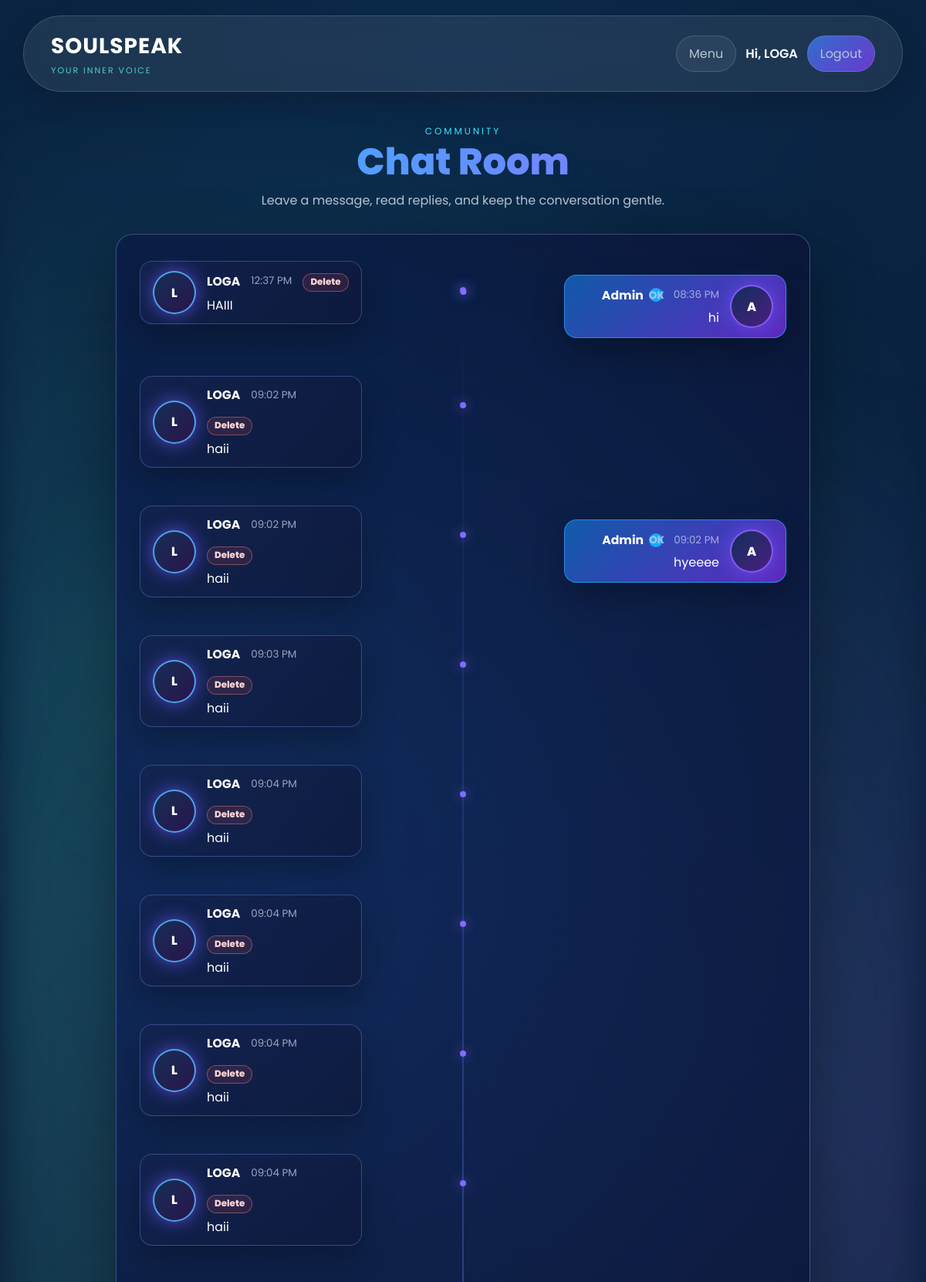
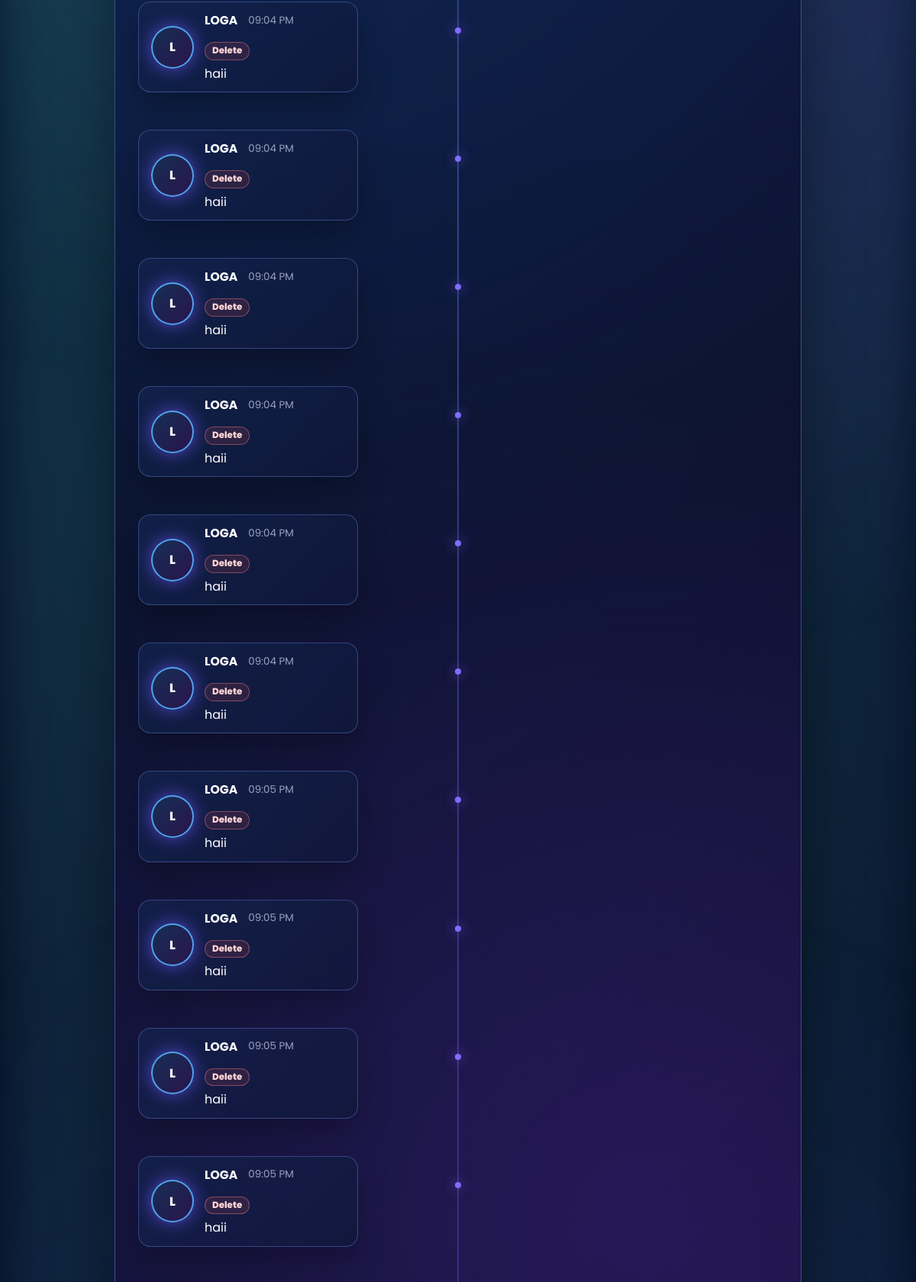
Page /chat (signed in, upper part) on the committed database (2 pictures, top to bottom).
### app.py (models this page shows)
class User(UserMixin, db.Model):
    id = db.Column(
        db.Integer,
        primary_key=True
    )
    username = db.Column(
        db.String(100),
        nullable=False
    )
    email = db.Column(
        db.String(150),
        unique=True,
        nullable=False
    )
    password = db.Column(
        db.String(100),
        nullable=False
    )

class Chat(db.Model):
    id = db.Column(
        db.Integer,
        primary_key=True
    )
    message = db.Column(
        db.Text,
        nullable=False
    )
    sender = db.Column(
        db.String(100),
        nullable=False
    )
    user_id = db.Column(
        db.Integer,
        db.ForeignKey('user.id')
    )
    recipient = db.Column(
        db.String(100),
        nullable=False,
        default='Admin'
    )
    reply_to = db.Column(
        db.Integer,
        db.ForeignKey('chat.id'),
        nullable=True
    )
    created_at = db.Column(
        db.DateTime,
        default=datetime.utcnow
    )
    user = db.relationship('User', backref='chats')

### app.py (the view, shortened to what this page needs)
@app.route('/chat', methods=['GET', 'POST'])
@login_required
def chat():
    admin_view = is_admin_user()
    repair_chat_user_ids()
    chat_users = []
    selected_chat_user = None
    if admin_view:
        chat_user_ids = [
            row[0]
            for row in db.session.query(Chat.user_id)
            .filter(Chat.user_id.isnot(None))
            .distinct()
            .all()
        ]
        chat_users = User.query.filter(User.id.in_(chat_user_ids)).order_by(User.username.asc()).all() if chat_user_ids else []
        selected_user_id = request.args.get('user_id', type=int)
        if selected_user_id:
            selected_chat_user = User.query.get(selected_user_id)
            if not selected_chat_user:
                flash('Selected chat user was not found.')
                return redirect(url_for('chat'))
        elif chat_users:
            selected_chat_user = chat_users[0]
        if selected_chat_user:
            all_messages = Chat.query.filter_by(
                user_id=selected_chat_user.id
            ).order_by(Chat.id.asc()).all()
        else:
            all_messages = []
    else:
        all_messages = Chat.query.filter_by(
            user_id=current_user.id
        ).order_by(Chat.id.asc()).all()
    originals = [m for m in all_messages if not m.reply_to]
    replies_map = {}
    for m in all_messages:
        if m.reply_to:
            replies_map.setdefault(m.reply_to, []).append(m)
    return render_template(
        'chat.html',
        originals=originals,
        replies_map=replies_map,
        chat_users=chat_users,
        selected_chat_user=selected_chat_user,
        user=current_user.username,
        is_admin=admin_view
    )

### app.py (called while the page is built, shortened)
def is_admin_user(user=None):
    user = user or current_user
    if not getattr(user, 'is_authenticated', False):
        return False
    username = (getattr(user, 'username', '') or '').strip().lower()
    email = (getattr(user, 'email', '') or '').strip().lower()
    return username == 'admin' or email in app.config.get('ADMIN_EMAILS', set())

@app.context_processor
def inject_admin_status():
    return {'is_admin': is_admin_user()}

@app.template_filter('malaysia_time')
def malaysia_time(value, fmt='%I:%M %p'):
    if not value:
        return ''
    return (value + timedelta(hours=8)).strftime(fmt)

def repair_chat_user_ids():
    users_by_name = {
        (user.username or '').strip().lower(): user
        for user in User.query.all()
    }
    changed = False
    if changed:
        db.session.commit()

@login_manager.user_loader
def load_user(user_id):
    return User.query.get(int(user_id))

### templates/chat.html (shortened to what this page needs)
{% extends "base.html" %}
{% block content %}
<main class="app-page">
    <section class="page-heading chat-heading">
        <p class="eyebrow">Community</p>
        <h1>{% if is_admin %}Admin Chats{% else %}Chat Room{% endif %}</h1>
        <p>{% if is_admin %}Choose a user, read their conversation, and reply in one place.{% else %}Leave a message, read replies, and keep the conversation gentle.{% endif %}</p>
    </section>
    <section class="chat-layout{% if is_admin %} admin-chat-layout{% endif %}">
        <div class="chat-panel">
            <div class="chat-box">
                {% if originals %}
                    {% for msg in originals %}
                        {% set msg_is_admin = msg.sender and msg.sender.lower() == 'admin' %}
                        <div class="chat-row {% if msg_is_admin %}sent-row{% else %}received-row{% endif %}">
                            <article class="message {% if msg_is_admin %}sent{% else %}received{% endif %}">
                                {% if not msg_is_admin %}
                                    <div class="chat-avatar">{{ (msg.sender or 'U')[:1]|upper }}</div>
                                {% endif %}
                                <div class="message-body">
                                    <div class="message-meta">
                                        <strong>{{ msg.sender or 'User' }}</strong>
                                        <span>{{ msg.created_at|malaysia_time if msg.created_at is defined and msg.created_at else '' }}</span>
                                        {% if is_admin or msg.sender == user %}
                                            <form method="POST" action="{{ url_for('delete_chat', message_id=msg.id) }}">
                                                <button type="submit" class="message-delete-btn">Delete</button>
                                            </form>
                                        {% endif %}
                                    </div>
                                    <div class="message-text">{{ msg.message }}</div>
                                </div>
                            </article>
                            {% if replies_map.get(msg.id) %}
                                {% for reply in replies_map.get(msg.id) %}
                                    {% set reply_is_admin = reply.sender and reply.sender.lower() == 'admin' %}
                                    <article class="message reply {% if reply_is_admin %}sent{% else %}received{% endif %}">
                                        <div class="message-body">
                                            <div class="message-meta">
                                                <strong>{{ reply.sender or 'User' }}{% if reply_is_admin %}<span class="verified-dot">OK</span>{% endif %}</strong>
                                                <span>{{ reply.created_at|malaysia_time if reply.created_at is defined and reply.created_at else '' }}</span>
                                            </div>
                                            <div class="message-text">{{ reply.message }}</div>
                                        </div>
                                        {% if reply_is_admin %}
                                            <div class="chat-avatar admin-avatar">A</div>
                                        {% endif %}
                                    </article>
                                {% endfor %}
                            {% endif %}
                        </div>
                    {% endfor %}
                {% else %}
                    <p class="empty-state">{% if is_admin and not selected_chat_user %}Select a user to read chats.{% else %}No messages yet.{% endif %}</p>
                {% endif %}
            </div>
        </div>
    </section>
</main>
{% endblock %}

### templates/base.html (shortened to what this page needs)
<!DOCTYPE html>
<html lang="en">
<head>
    <link rel="stylesheet" href="{{ url_for('static', filename='style.css') }}">
</head>
<body>
    <header>
        <nav class="navbar">
            <a class="logo" href="{{ url_for('home') }}">
                <span>SOULSPEAK</span>
                <small>Your inner voice</small>
            </a>
            <div class="nav-links">
                {% if current_user.is_authenticated %}
                    <a href="{{ url_for('menu') }}" class="nav-link-btn">Menu</a>
                    <span class="nav-user">Hi, {{ current_user.username }}</span>
                    <a href="{{ url_for('logout') }}" class="nav-link-btn logout-btn">Logout</a>
                {% endif %}
            </div>
        </nav>
    </header>
    {% block content %}{% endblock %}
</body>
</html>

### rows in the picture
User: username "LOGA"
Chat: sender "L", sender "LOGA", created_at|malaysia_time "12:37 PM", message "HAIII"
Chat: sender "Admin", created_at|malaysia_time "08:36 PM", message "hi"
Chat: sender "L", sender "LOGA", created_at|malaysia_time "09:02 PM", message "haii"
Chat: sender "L", sender "LOGA", created_at|malaysia_time "09:02 PM", message "haii"
Chat: sender "Admin", created_at|malaysia_time "09:02 PM", message "hyeeee"
Chat: sender "L", sender "LOGA", created_at|malaysia_time "09:03 PM", message "haii"
Chat: sender "L", sender "LOGA", created_at|malaysia_time "09:04 PM", message "haii"
Chat: sender "L", sender "LOGA", created_at|malaysia_time "09:04 PM", message "haii"
Chat: sender "L", sender "LOGA", created_at|malaysia_time "09:04 PM", message "haii"
Chat: sender "L", sender "LOGA", created_at|malaysia_time "09:04 PM", message "haii"
Chat: sender "L", sender "LOGA", created_at|malaysia_time "09:04 PM", message "haii"
Chat: sender "L", sender "LOGA", created_at|malaysia_time "09:04 PM", message "haii"
Chat: sender "L", sender "LOGA", created_at|malaysia_time "09:04 PM", message "haii"
Chat: sender "L", sender "LOGA", created_at|malaysia_time "09:04 PM", message "haii"
Chat: sender "L", sender "LOGA", created_at|malaysia_time "09:04 PM", message "haii"
Chat: sender "L", sender "LOGA", created_at|malaysia_time "09:04 PM", message "haii"
Chat: sender "L", sender "LOGA", created_at|malaysia_time "09:05 PM", message "haii"
Chat: sender "L", sender "LOGA", created_at|malaysia_time "09:05 PM", message "haii"
Chat: sender "L", sender "LOGA", created_at|malaysia_time "09:05 PM", message "haii"
Chat: sender "L", sender "LOGA", created_at|malaysia_time "09:05 PM", message "haii"
